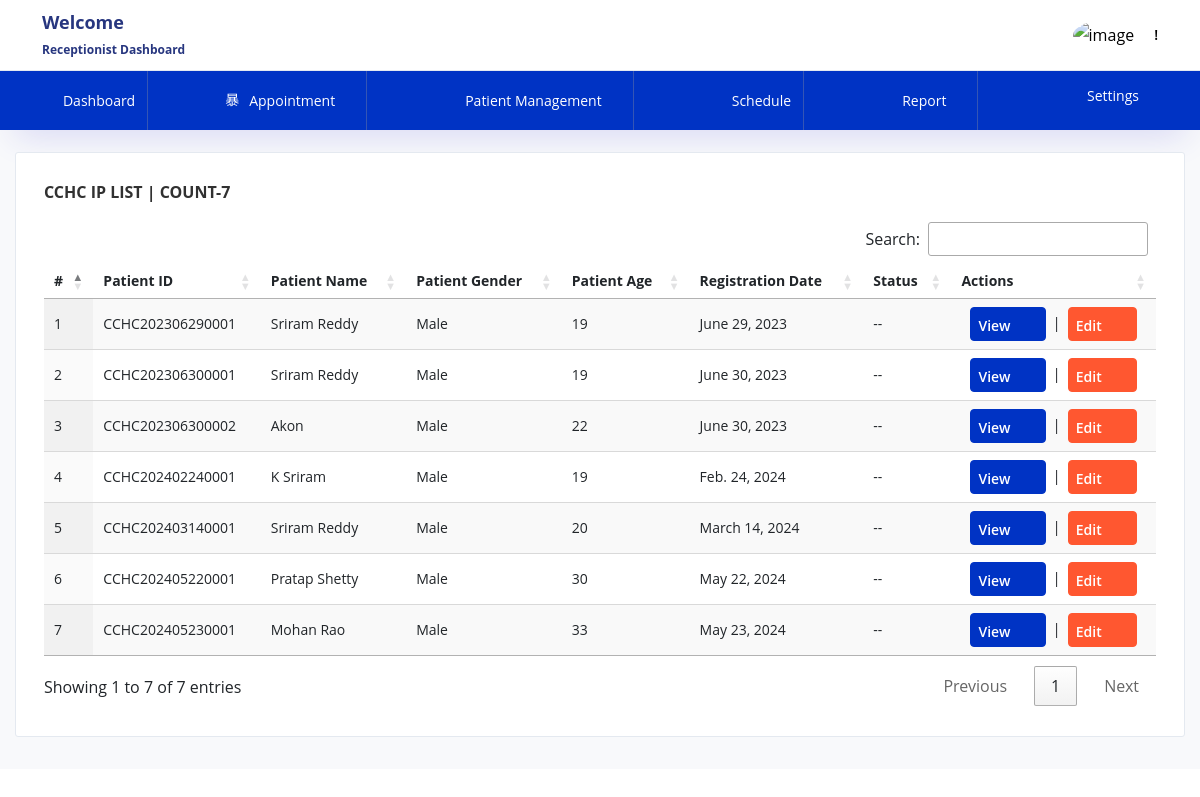
Before: /receptionist/receptionist_patientList with the older database file.
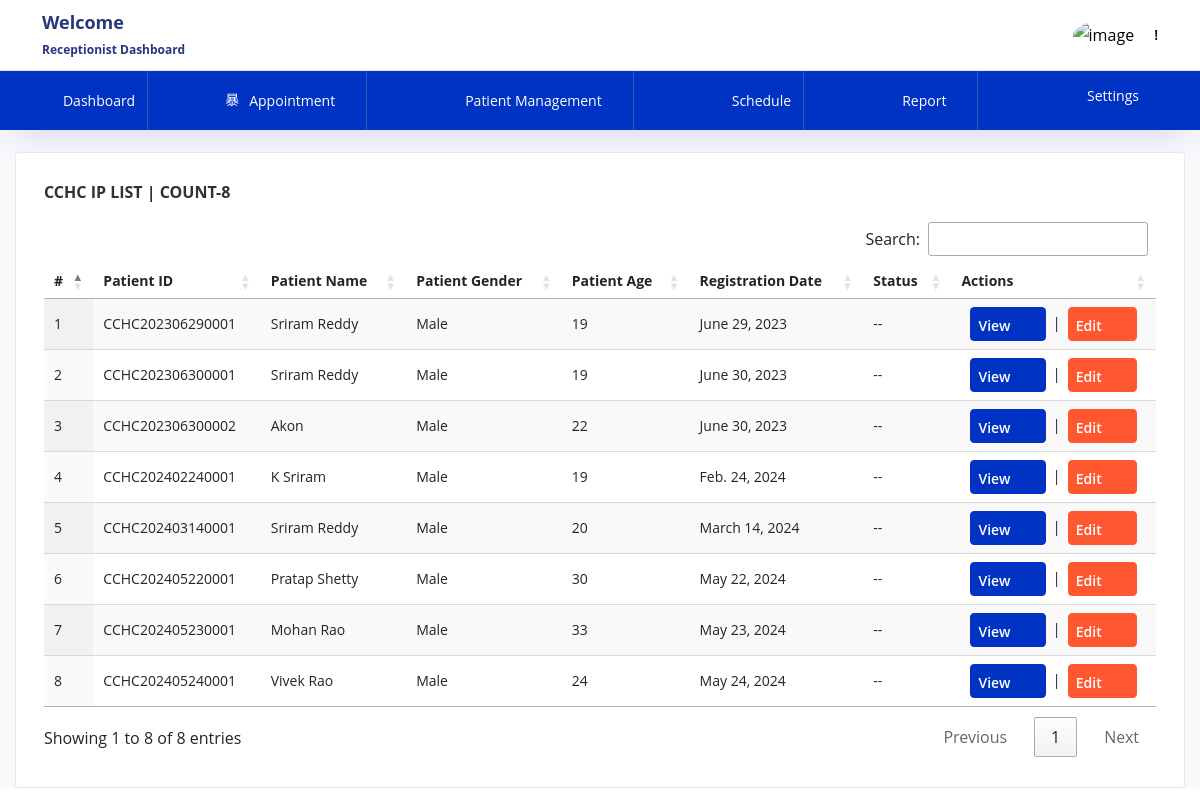
After: the same page with the newer database file.
### patient/models.py (models this page shows, shortened)
class PatientPrimaryData(models.Model):
    patient_id = models.CharField(max_length=16, unique=True)
    patient_name = models.CharField(max_length=100)
    patient_age = models.PositiveIntegerField()
    patient_dob = models.DateField()
    patient_gender = models.CharField(max_length=10)
    mobile_number = models.CharField(max_length=17)
    guardian_name = models.CharField(max_length=100)
    relationship = models.CharField(max_length=100)
    registration_date = models.DateField(default=timezone.now)
    state = models.CharField(max_length=100)
    district = models.CharField(max_length=100)
    address=models.TextField(max_length=250, default='')

### receptionist/views.py (the view)
# urls.py: path('receptionist_patientList',views.receptionist_patientList,name="receptionist_patientList"),
def receptionist_patientList(request):
    patient=PatientPrimaryData.objects.all()
    patient_count = PatientPrimaryData.objects.count()
    return render(request,'receptionist_patientList.html',{'patient':patient,'patient_count':patient_count})

### templates/receptionist_patientList.html (shortened to what this page needs)
{% extends 'receptionist_base.html' %} {% load static %} {% block body %}
<link
  rel="stylesheet"
  type="text/css"
  href="https://cdn.datatables.net/1.10.25/css/jquery.dataTables.min.css"
/>
<link
  rel="stylesheet"
  type="text/css"
  href="https://cdn.datatables.net/buttons/1.7.1/css/buttons.dataTables.min.css"
/>
<div class="col-lg-12 stretch-card">
  <div class="card">
    <div class="card-body">
      <h4 class="card-title">CCHC IP LIST | COUNT-{{ patient_count }}</h4>
      <div class="row">
        <div class="col-12">
          <div class="table-responsive">
            <div class="table">
              <table id="patient_list" class="display">
                <thead>
                  <tr>
                    <th>#</th>
                    <th>Patient ID</th>
                    <th>Patient Name</th>
                    <th>Patient Gender</th>
                    <th>Patient Age</th>
                    <th>Registration Date</th>
                    <th>Status</th>
                    <th>Actions</th>
                  </tr>
                </thead>
                <tbody>
                  {% for x in patient %}
                  <tr>
                    <td>{{ forloop.counter }}</td>
                    <td>{{ x.patient_id }}</td>
                    <td>{{ x.patient_name }}</td>
                    <td>{{ x.patient_gender }}</td>
                    <td>{{ x.patient_age }}</td>
                    <td>{{ x.registration_date }}</td>
                    <td>--</td>
                    <td style="text-align: center">
                      <a
                        href="/receptionist/receptionist_patient_View_Edit/{{ x.patient_id }}/"
                        type="button"
                        class="btn btn-primary btn-icon-text btn-sm"
                        >View <i class="mdi mdi-file-check btn-icon-append"></i
                      ></a>
                      &nbsp;|&nbsp;
                      <a
                        type="button"
                        class="btn btn-warning btn-icon-text btn-sm"
                        >Edit <i class="mdi mdi-file-check btn-icon-append"></i
                      ></a>
                    </td>
                  </tr>
                  {% endfor %}
                </tbody>
              </table>
            </div>
          </div>
        </div>
      </div>
    </div>
  </div>
</div>
{% endblock %}

Changed rows visible on the page:
added PatientPrimaryData: patient_id "CCHC202405240001", patient_name "Vivek Rao", patient_gender "Male", patient_age "24", registration_date "May 24, 2024"
Other visible differences:
{{ patient_count }}: "7" → "8"
text written by a page script: "Search: Showing 1 to 7 of 7 entries Previous 1 Next" → "Search: Showing 1 to 8 of 8 entries Previous 1 Next"
